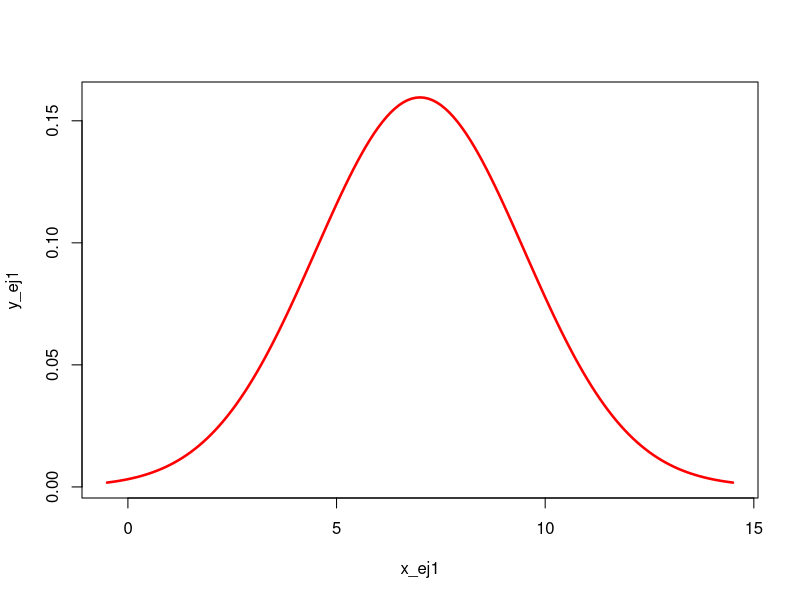

Here is the R script that generated this plot:
#Paula Adjemian German Adjemian Rafael Trujillo

#Control 5 
#EJERCICIO 1
mu_ej1 = 7
sigma_ej1 = 2.5

#1.1 Grafica la curva normal
x_ej1 = seq((mu_ej1 - 3*sigma_ej1), (mu_ej1 + 3*sigma_ej1), 0.1)
y_ej1 = dnorm(x_ej1, mu_ej1, sigma_ej1)
plot(x_ej1, y_ej1, type = "l", col = "red", lwd = 2.5)

#1.2. ¿Cuál es la probabilidad de que una sesión dure más de 9 minutos? 
1 - pnorm(9,mu_ej1,sigma_ej1)
#Respuesta: 0.2118554 o 21.19%

#1.3. ¿Cuál es la probabilidad de que dure menos de 5 minutos? 
pnorm(5,mu_ej1,sigma_ej1)
#Respuesta: 0.2118554 o 21.19%

#1.4. ¿Cuál es la probabilidad de que dure entre 6 y 8 minutos? 
pnorm(8,mu_ej1,sigma_ej1)-pnorm(6,mu_ej1,sigma_ej1)
#Respuesta: 0.3108435 o 31.08%

#1.5. ¿Qué duración (en minutos) corresponde al percentil 95? 
qnorm(0.95,mu_ej1,sigma_ej1)
#Respuesta: 11.11213 minutos

#EJERCICIO 2

mu_ej2 = 12.5
sigma_ej2 = 3.8

  #2.1 ¿Cuál es la probabilidad de que los ingresos de un día sean > 15 (miles USD)? P(X>15)

1 - pnorm(15, mu_ej2, sigma_ej2)
#Respuesta: 0.2553 o 25.53%

  #2.2 Si los costos diarios son 2.6 (miles USD), ¿cuál es la probabilidad de que los ingresos no superen los costos? P(X<2.6)

pnorm(2.6, mu_ej2, sigma_ej2)
#Respuesta: 0.00459 o 0.459%

  #2.3 ¿Qué ingreso diario corresponde al 10% más bajo de días? 

qnorm(0.10, mu_ej2, sigma_ej2)
#Respuesta: 7.6301 (miles USD)

#EJERCICIO 3


